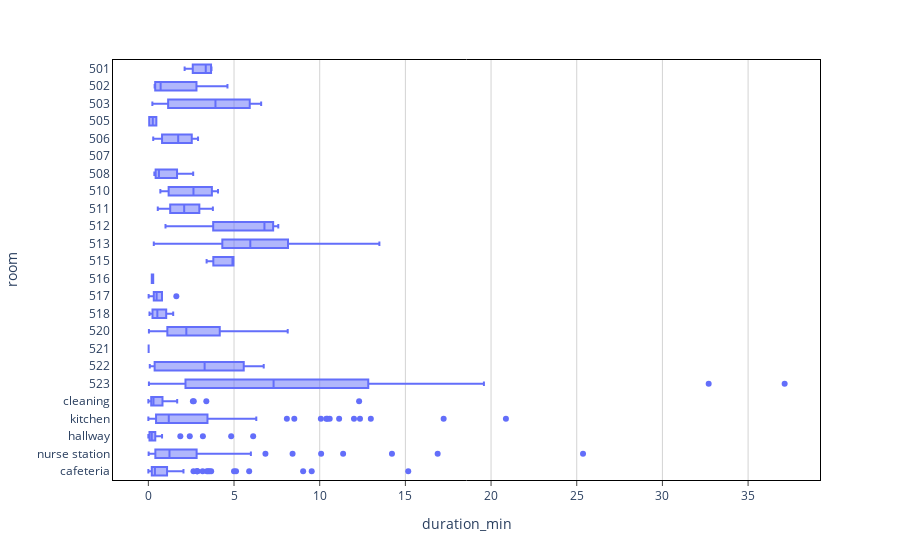

Notebook code for this chart:
### Code cell
import plotly.express as px

#plotting simple boxplot for parch by age
fig = px.box(df, x="duration_min",y="room",category_orders={"room": ['501','502','503','505','506','507','508','510','511','512','513','515','516','517','518','520','521','522','523','cleaning','kitchen','hallway','nurse station','cafeteria']}) #points="all"

fig.update_layout(
    plot_bgcolor='white'
)
fig.update_xaxes(
    mirror=True,
    ticks='outside',
    showline=True,
    linecolor='black',
    gridcolor='lightgrey'
)
fig.update_yaxes(
    mirror=True,
    linecolor='black'
)


fig.show()

### Figure 1 — Plotly figure (JSON) as saved in the notebook; plotly's stock layout.template omitted (floating-point values rounded to 4 significant figures; data arrays with more than 128 entries replaced by an {"elided": "..."} marker saying what was removed)
{"data": [{"alignmentgroup": "True", "hovertemplate": "duration_min=%{x}<br>room=%{y}<extra></extra>", "legendgroup": "", "marker": {"color": "#636efa"}, "name": "", "notched": false, "offsetgroup": "", "orientation": "h", "showlegend": false, "type": "box", "x": {"elided": "451 float values"}, "x0": " ", "xaxis": "x", "y": {"elided": "451 str values"}, "y0": " ", "yaxis": "y"}], "layout": {"boxmode": "group", "legend": {"tracegroupgap": 0}, "margin": {"t": 60}, "plot_bgcolor": "white", "xaxis": {"anchor": "y", "domain": [0, 1], "gridcolor": "lightgrey", "linecolor": "black", "mirror": true, "showline": true, "ticks": "outside", "title": {"text": "duration_min"}}, "yaxis": {"anchor": "x", "categoryarray": ["cafeteria", "nurse station", "hallway", "kitchen", "cleaning", "523", "522", "521", "520", "518", "517", "516", "515", "513", "512", "511", "510", "508", "507", "506", "505", "503", "502", "501"], "categoryorder": "array", "domain": [0, 1], "linecolor": "black", "mirror": true, "title": {"text": "room"}}}}
